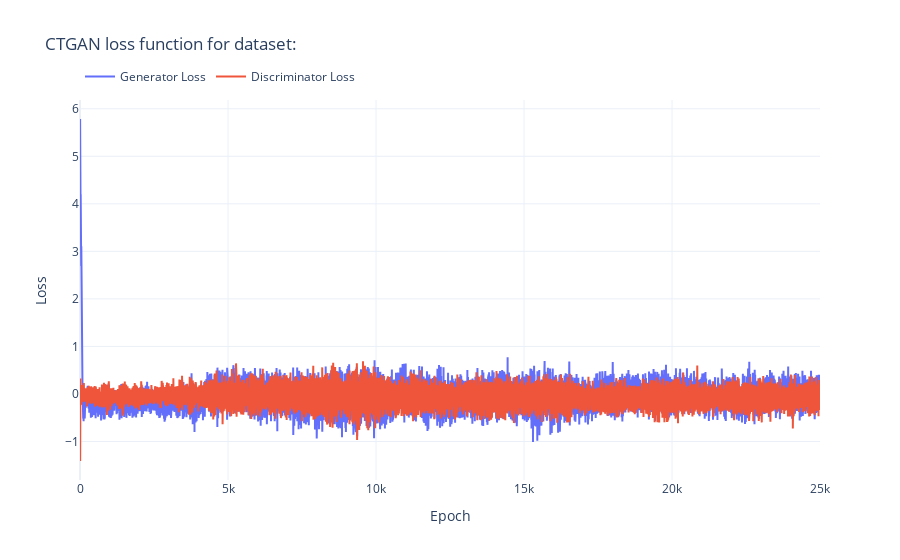

The notebook cell this image was saved under:
### Markdown cell above
Plot loss function of generator and discriminator

### Code cell
# Plot loss function of generator and discriminator
fig = go.Figure(data=[go.Scatter(x=loss_values['Epoch'], y=loss_values['Generator Loss'], name='Generator Loss'),
                      go.Scatter(x=loss_values['Epoch'], y=loss_values['Discriminator Loss'], name='Discriminator Loss')])


# Update the layout for best viewing
fig.update_layout(template='plotly_white',
                    legend_orientation="h",
                    legend=dict(x=0, y=1.1))

title = 'CTGAN loss function for dataset: '
fig.update_layout(title=title, xaxis_title='Epoch', yaxis_title='Loss')
fig.show()

# Save plot 
plot_html_file_path = os.path.join(evaluation_folder, f'plot_{model_log_file_path}.html')
fig.write_html(plot_html_file_path)

### Figure 1 — Plotly figure (JSON) as saved in the notebook; plotly's stock layout.template omitted (floating-point values rounded to 4 significant figures; data arrays with more than 128 entries replaced by an {"elided": "..."} marker saying what was removed)
{"data": [{"name": "Generator Loss", "type": "scatter", "x": {"elided": "25000 int values"}, "y": {"elided": "25000 float values"}}, {"name": "Discriminator Loss", "type": "scatter", "x": {"elided": "25000 int values"}, "y": {"elided": "25000 float values"}}], "layout": {"legend": {"orientation": "h", "x": 0, "y": 1.1}, "title": {"text": "CTGAN loss function for dataset: "}, "xaxis": {"title": {"text": "Epoch"}}, "yaxis": {"title": {"text": "Loss"}}}}
